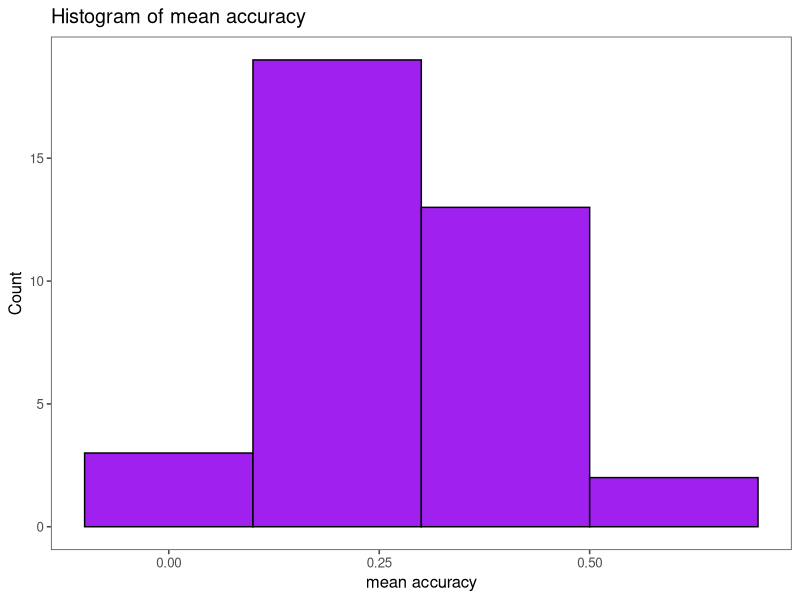
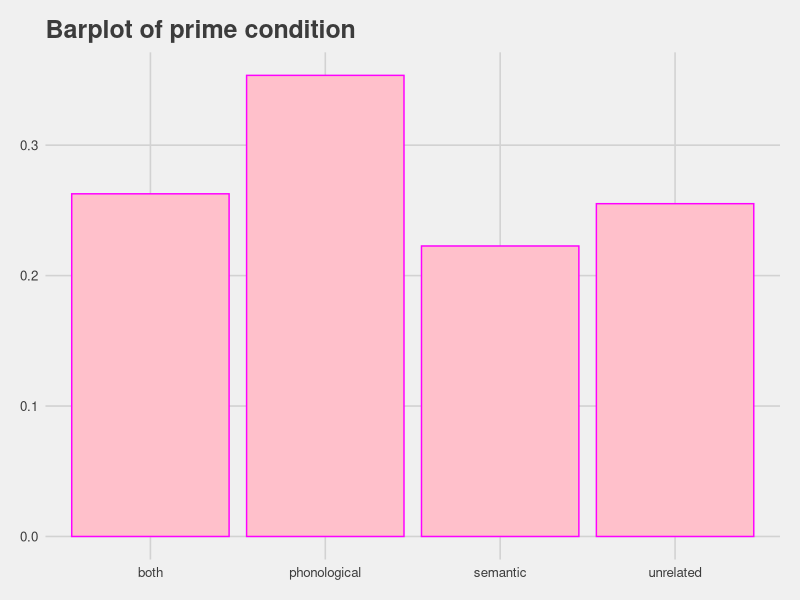

The R script that drew these images, in order:
## ---- chunk 1
library(tidyverse)
library (ggplot2)
## ---- chunk 2
assignment4 = read_csv("a4_data.csv")
nrow(assignment4)
ncol(assignment4)
colnames(assignment4)
## ---- chunk 3
prime_information = assignment4%>%
  select(subject, prime_condition)
## ---- chunk 4
assignment4%>%
  group_by(subject)%>%
  count()
## ---- chunk 5
condition_data=assignment4%>%
  select(subject, prime_condition)
## ---- chunk 6
phonological = assignment4%>%
filter(prime_condition == "phonological" &
       accuracy== 1)
## ---- chunk 7
subject_acc = assignment4%>%
  group_by(subject)%>%
summarize(mean_accuracy=mean(accuracy))
## ---- chunk 8
prime_acc = assignment4%>%
  group_by(prime_condition)%>%
summarise(mean_accuracy=mean(accuracy),
          sd_accuracy=sd(accuracy))
## ---- chunk 9
library(ggplot2)
library(ggthemes)
subject_acc%>%
  ggplot(aes(x=mean_accuracy))+
  geom_histogram(binwidth=0.2,
                 fill="purple", color="black",
                 position="identity")+
  theme_few()+
  xlab("mean accuracy")+
  ylab("Count")+
  ggtitle("Histogram of mean accuracy")

## ---- chunk 10
prime_acc%>%
  ggplot(aes(x=prime_condition, y=mean_accuracy))+
  geom_bar(stat="identity", fill="pink", color="magenta")+
  theme_fivethirtyeight()+
  xlab("prime condition")+
  ylab("mean accuracy")+
  ggtitle("Barplot of prime condition")
